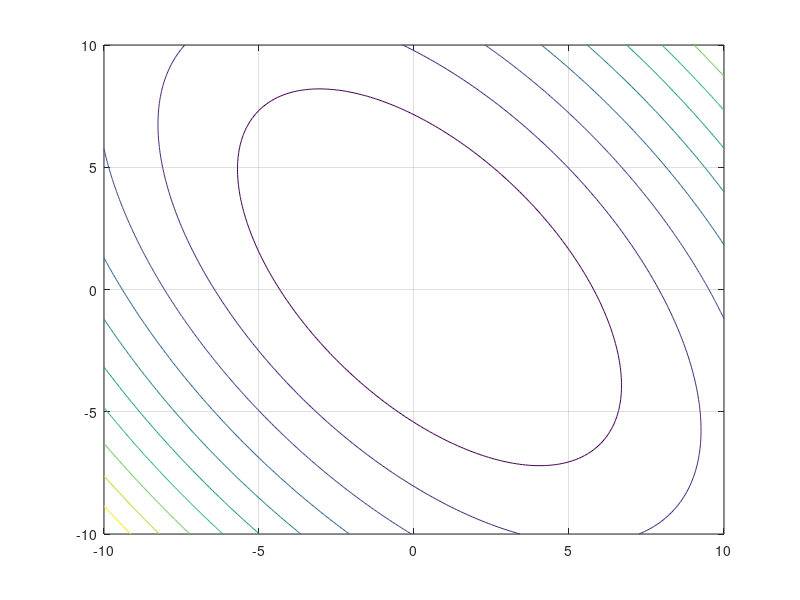

Here is the MATLAB script that generated this plot: (Note: this script raises an error after producing the figure.)
% Martin Buck
% Tufts University - Math 225 - Numerical Analysis
% 3/15/22
%
% This script picks two random orthogonal matrices and constructs a new
% matrix with determined singular values by constructing its SVD
% decomposition

% create two random orthogonal matrices
R1 = rand(2);
R2 = rand(2);
[U, ~] = qr(R1);
[V, ~] = qr(R2);

% create A
s1 = 2;
s2 = 1;
A1 = U*[s1 0;0 s2]*V';

% this function has a unique minimum at the origin and will have level
% curves that qualitatively differ as the condition number of A varies
v = [.5; .5];
f1 = @(x, y) [x-v(1); y-v(2)]'*(A1'*A1)*[x-v(1); y-v(2)];

% plot the contours
[X,Y] = meshgrid(-10:.1:10);
z = arrayfun(f1, X, Y);
contour(X,Y,z)
grid on
title('Level Curves of $f(x)=(x-v)^TA^TA(x-v)$, $\frac{\sigma_1}{\sigma_2}=2$', interpreter='Latex')
colorbar

% create another matrix with a larger condition number
figure
s1 = 10;
s2 = .1;
A2 = U*[s1 0;0 s2]*V';
f2 = @(x, y) [x-v(1); y-v(2)]'*(A2'*A2)*[x-v(1); y-v(2)];

% plot the contours
[X,Y] = meshgrid(-10:1:10);
z = arrayfun(f2, X, Y);
contour(X,Y,z)
grid on
title('Level Curves of $f(x)=(x-v)^TA^TA(x-v)$, $\frac{\sigma_1}{\sigma_2}=100$', interpreter='Latex')
colorbar

